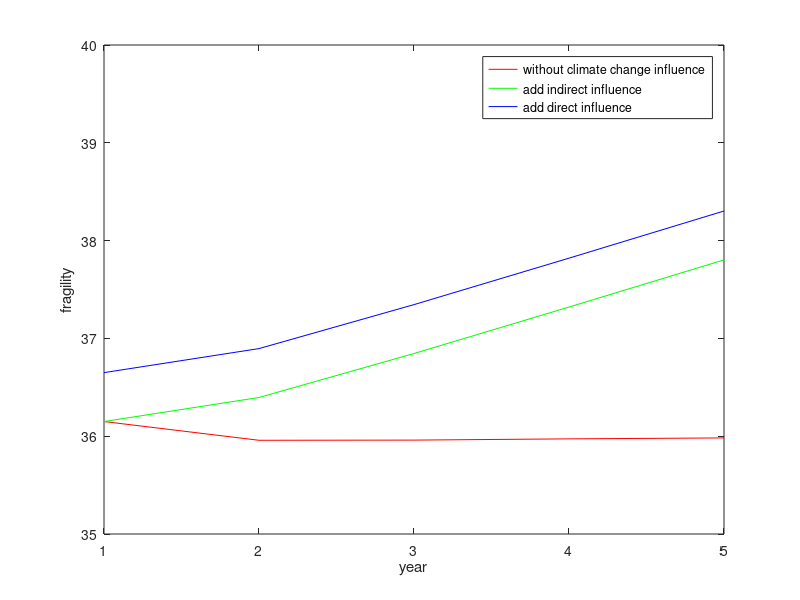

This figure's MATLAB source:
factors=[9.65; 9.00; 7.80; 9.70];
K=[1/2 0 1/3 1/6; 0 2/3 1/6 1/6; 1/2 0 3/8 1/8; 1/4 1/4 1/4 1/4];
KC=[1/8; 0; 1/2; 1/4];
C=0.5;
year=5;
X=zeros(year);
Y1=zeros(year);
Y2=zeros(year);
Y3=zeros(year);

for i=1:year
    X(i)=i;
    Y1(i)=sum(factors);
    factors=K*factors;    
end    
p1=plot(X, Y1, 'r');
hold on

factors=[9.65; 9.00; 7.80; 9.70];
for i=1:year
    X(i)=i;
    Y2(i)=sum(factors);
    factors=K*factors+KC*C;    
end    
p2=plot(X, Y2, 'g');
hold on

factors=[9.65; 9.00; 7.80; 9.70];
for i=1:year
    X(i)=i;
    Y3(i)=sum(factors)+C;
    factors=K*factors+KC*C;    
end    
p3=plot(X, Y3, 'b');
axis([1 year 35 40]);
hold off
xlabel('year');
ylabel('fragility');
legend([p1(1), p2(2), p3(3)],'without climate change influence','add indirect influence','add direct influence');

